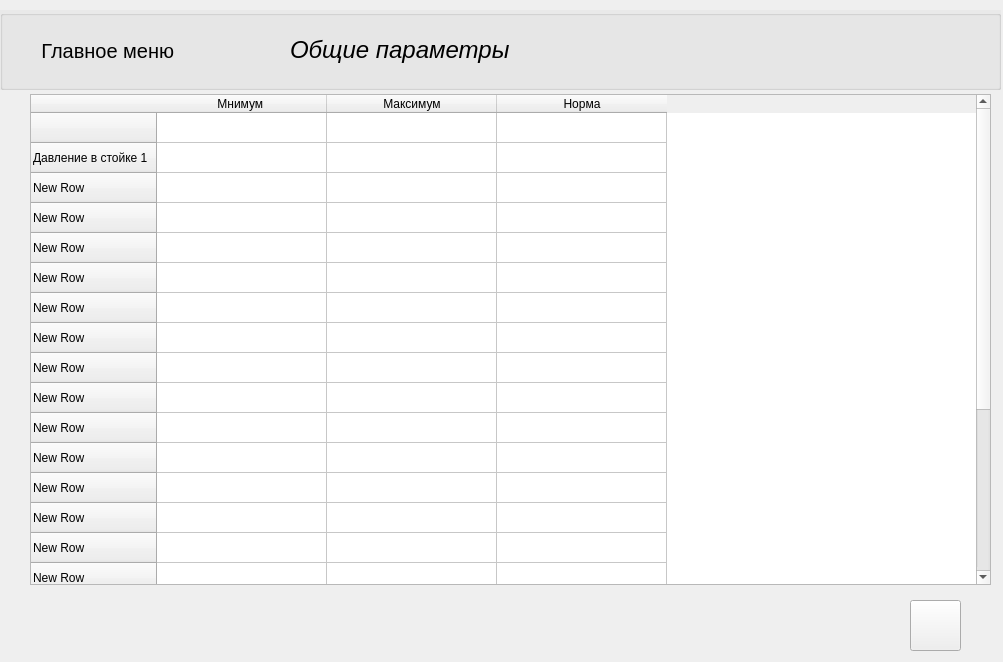
<?xml version="1.0" encoding="UTF-8"?>
<ui version="4.0">
 <class>MainWindow</class>
 <widget class="QMainWindow" name="MainWindow">
  <property name="geometry">
   <rect>
    <x>0</x>
    <y>0</y>
    <width>1003</width>
    <height>662</height>
   </rect>
  </property>
  <property name="windowTitle">
   <string>MainWindow</string>
  </property>
  <widget class="QWidget" name="centralwidget">
   <widget class="QTableWidget" name="all_param_tableWidget">
    <property name="geometry">
     <rect>
      <x>30</x>
      <y>94</y>
      <width>961</width>
      <height>491</height>
     </rect>
    </property>
    <property name="showGrid">
     <bool>true</bool>
    </property>
    <property name="sortingEnabled">
     <bool>false</bool>
    </property>
    <attribute name="horizontalHeaderDefaultSectionSize">
     <number>170</number>
    </attribute>
    <row>
     <property name="text">
      <string/>
     </property>
    </row>
    <row>
     <property name="text">
      <string>Давление в стойке 1</string>
     </property>
    </row>
    <row>
     <property name="text">
      <string>New Row</string>
     </property>
    </row>
    <row>
     <property name="text">
      <string>New Row</string>
     </property>
    </row>
    <row>
     <property name="text">
      <string>New Row</string>
     </property>
    </row>
    <row>
     <property name="text">
      <string>New Row</string>
     </property>
    </row>
    <row>
     <property name="text">
      <string>New Row</string>
     </property>
    </row>
    <row>
     <property name="text">
      <string>New Row</string>
     </property>
    </row>
    <row>
     <property name="text">
      <string>New Row</string>
     </property>
    </row>
    <row>
     <property name="text">
      <string>New Row</string>
     </property>
    </row>
    <row>
     <property name="text">
      <string>New Row</string>
     </property>
    </row>
    <row>
     <property name="text">
      <string>New Row</string>
     </property>
    </row>
    <row>
     <property name="text">
      <string>New Row</string>
     </property>
    </row>
    <row>
     <property name="text">
      <string>New Row</string>
     </property>
    </row>
    <row>
     <property name="text">
      <string>New Row</string>
     </property>
    </row>
    <row>
     <property name="text">
      <string>New Row</string>
     </property>
    </row>
    <row>
     <property name="text">
      <string>New Row</string>
     </property>
    </row>
    <row>
     <property name="text">
      <string>New Row</string>
     </property>
    </row>
    <row>
     <property name="text">
      <string>New Row</string>
     </property>
    </row>
    <row>
     <property name="text">
      <string>New Row</string>
     </property>
    </row>
    <row>
     <property name="text">
      <string>New Row</string>
     </property>
    </row>
    <row>
     <property name="text">
      <string>New Row</string>
     </property>
    </row>
    <row>
     <property name="text">
      <string>New Row</string>
     </property>
    </row>
    <column>
     <property name="text">
      <string>Мнимум </string>
     </property>
    </column>
    <column>
     <property name="text">
      <string>Максимум</string>
     </property>
    </column>
    <column>
     <property name="text">
      <string>Норма</string>
     </property>
    </column>
   </widget>
   <widget class="QPushButton" name="save_pushButton">
    <property name="geometry">
     <rect>
      <x>910</x>
      <y>600</y>
      <width>51</width>
      <height>51</height>
     </rect>
    </property>
    <property name="text">
     <string/>
    </property>
    <property name="icon">
     <iconset>
      <normaloff>../../image/img tools/save.png</normaloff>../../image/img tools/save.png</iconset>
    </property>
    <property name="iconSize">
     <size>
      <width>135</width>
      <height>135</height>
     </size>
    </property>
   </widget>
   <widget class="QGroupBox" name="groupBox">
    <property name="geometry">
     <rect>
      <x>0</x>
      <y>10</y>
      <width>1001</width>
      <height>80</height>
     </rect>
    </property>
    <property name="styleSheet">
     <string notr="true">QGroupBox{
 background-color: #e9e9e9;
}</string>
    </property>
    <property name="title">
     <string/>
    </property>
    <widget class="QPushButton" name="exit_main_pushButton">
     <property name="geometry">
      <rect>
       <x>10</x>
       <y>20</y>
       <width>201</width>
       <height>41</height>
      </rect>
     </property>
     <property name="layoutDirection">
      <enum>Qt::LeftToRight</enum>
     </property>
     <property name="styleSheet">
      <string notr="true">QPushButton{
border-radius: 8px;
font-size: 15pt;}</string>
     </property>
     <property name="text">
      <string>Главное меню </string>
     </property>
     <property name="icon">
      <iconset>
       <normaloff>../../image/img tools/back.png</normaloff>../../image/img tools/back.png</iconset>
     </property>
     <property name="iconSize">
      <size>
       <width>20</width>
       <height>20</height>
      </size>
     </property>
    </widget>
    <widget class="QLabel" name="label">
     <property name="geometry">
      <rect>
       <x>290</x>
       <y>25</y>
       <width>221</width>
       <height>31</height>
      </rect>
     </property>
     <property name="text">
      <string>&lt;html&gt;&lt;head/&gt;&lt;body&gt;&lt;p&gt;&lt;span style=&quot; font-size:18pt; font-style:italic;&quot;&gt;Общие параметры&lt;/span&gt;&lt;/p&gt;&lt;/body&gt;&lt;/html&gt;</string>
     </property>
    </widget>
   </widget>
  </widget>
 </widget>
 <resources/>
 <connections/>
</ui>
